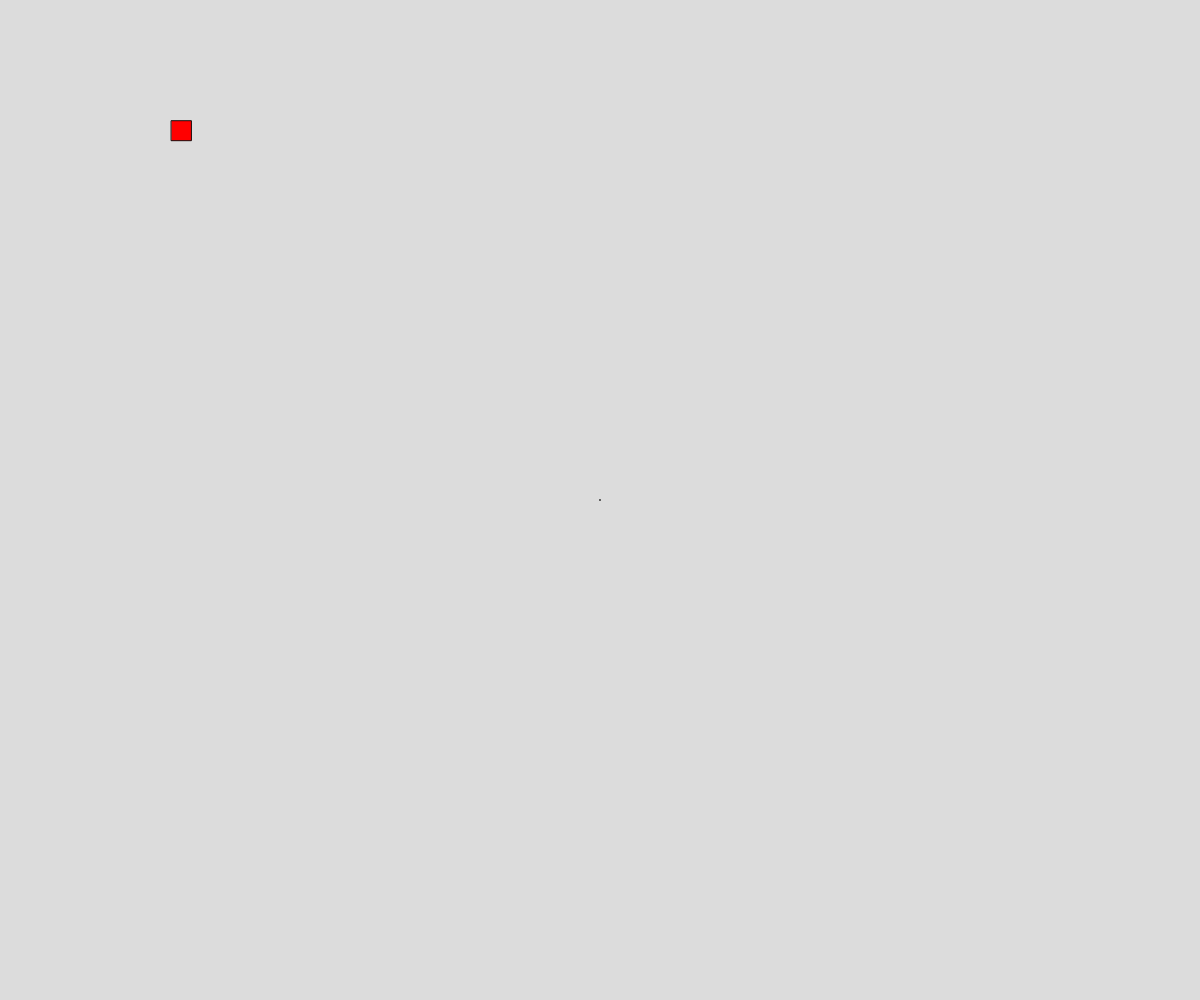
Frame 1 (no input)
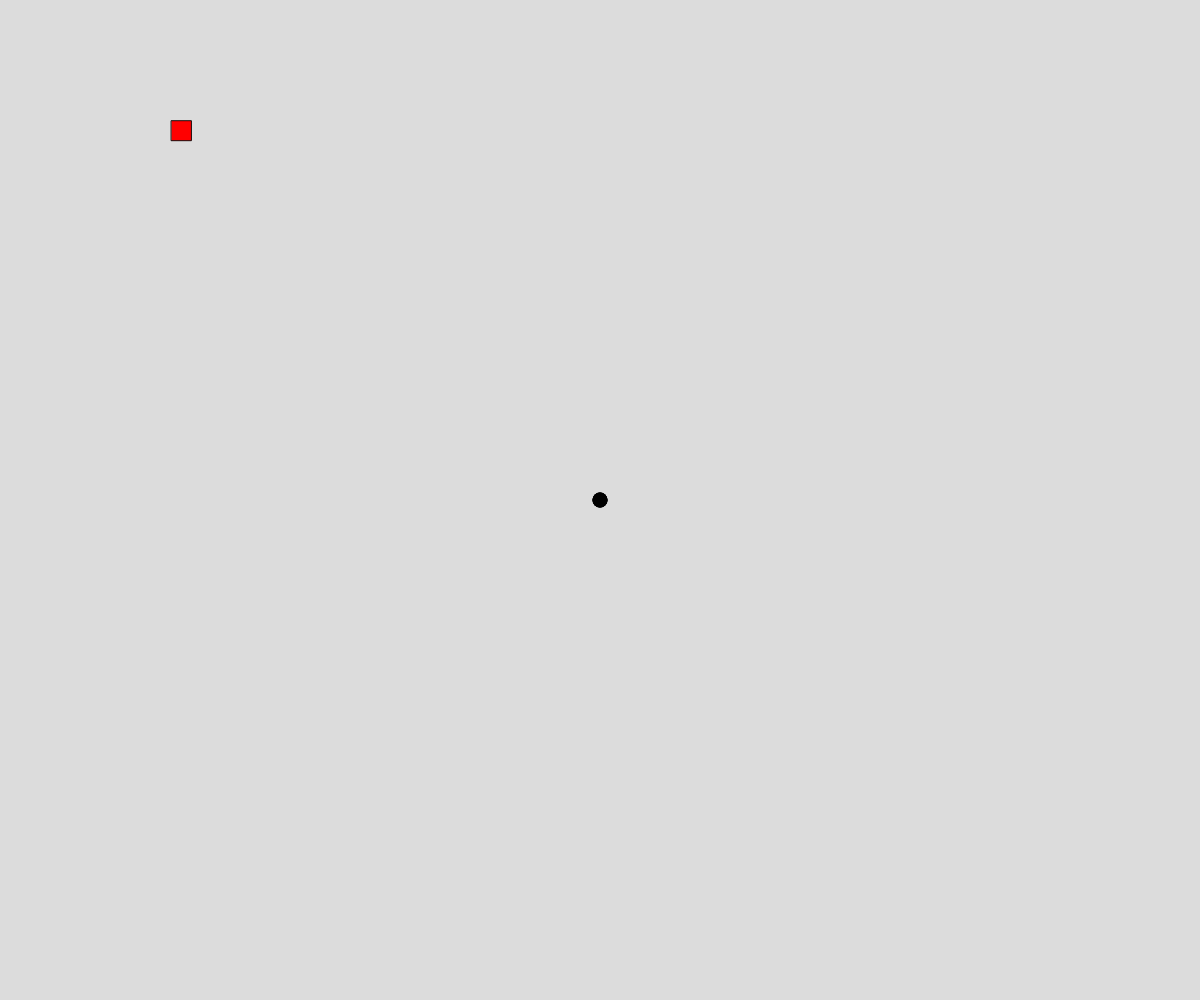
Frame 60 (no input)
Frame 120 (the mouse pressed at the canvas centre since frame 60): identical to frame 60, image omitted

The p5.js sketch that drew these frames (run headless with seeded random() and noise() and a simulated clock; from frame 60 on, the mouse is pressed at the canvas centre):

// p5.js sketch
// ── sketch.js
// 09 Snake
// Derinsola Bolaji
// 11th October 2023
//
//Global Variables
let points = []; //snake coordinates
let speed = 6;  //snake speed
let snakeLength = 10;
let snakeLocation; //a point for where the head is 
let foodLocation;

function setup() {
  createCanvas(windowWidth, windowHeight);
  snakeLocation = new Point(width/2, height/2);
  foodLocation = new Point(random(100,200),random(100,200));
  
  initSnake();
}

function initSnake(){
  for(let i = 0; i < snakeLength; i++){
    points.push(createPoint());
  }
}
function bigSnake(){
  fill(255,0,0);
  strokeWeight(1);
  rect(foodLocation.x, foodLocation.y, 20,20);
  strokeWeight(15);
  if(dist(snakeLocation.x, snakeLocation.y, foodLocation.x, foodLocation.y )< 40){
    points.unshift(points[0]);
    points.unshift(points[0]);
    points.unshift(points[0]);
  }
}

function createPoint(){
  if(keyCode===UP_ARROW) snakeLocation.y-= speed;
  else if(keyCode===DOWN_ARROW) snakeLocation.y += speed;
  else if(keyCode===LEFT_ARROW) snakeLocation.x -= speed;
  else if(keyCode===RIGHT_ARROW) snakeLocation.x += speed;
  return new Point(snakeLocation.x, snakeLocation.y);
}

function draw() {
  background(220);
  moveAndDisplay();
  bigSnake();
}

function moveAndDisplay(){
  for(let i = 0; i < points.length-1; i++){
    let cur = points[i];
    let next = points[i+1];
    let aplha = map(i,0,points.length-1,0,255);
    stroke(0,aplha);
    line(cur.x, cur.y, next.x, next.y);
  }
  points.splice(0,1);
  points.push(createPoint());
}

class Point{
  constructor(x,y){
    this.x = x;
    this.y = y;
  }
}
